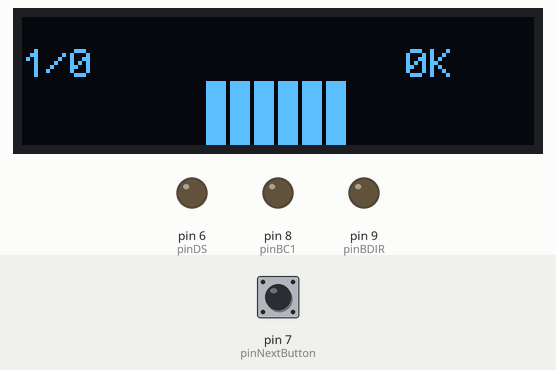
This sketch was run on a simulated Arduino Uno, built with avr-gcc and run on an emulated ATmega328P. Shown: 128×32 one-colour display, output pins drawn as LEDs (lit = HIGH). The test bench sets the inputs (shaded band); at power-on: pin 7 (pinNextButton) HIGH. Storage starts empty; pins used as bus, display or sensor lines are not drawn.

Above: at 3.2 s.
3.3 s: pin 7 (pinNextButton) pulled LOW for 3.2 s
At 6.68 s:
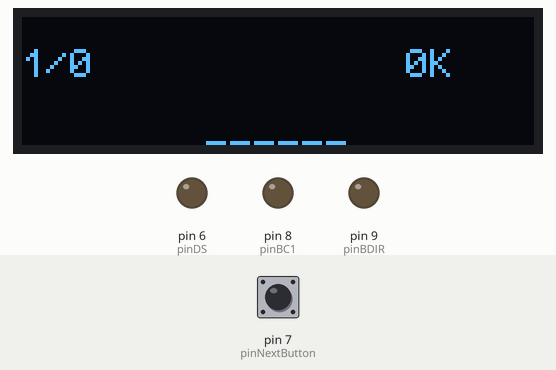
7.1 s: pin 7 (pinNextButton) pulled LOW for 1 s
8.7 s: pin 7 (pinNextButton) pulled LOW for 3.2 s
12.5 s: pin 7 (pinNextButton) pulled LOW for 0.15 s
At 13.02 s:
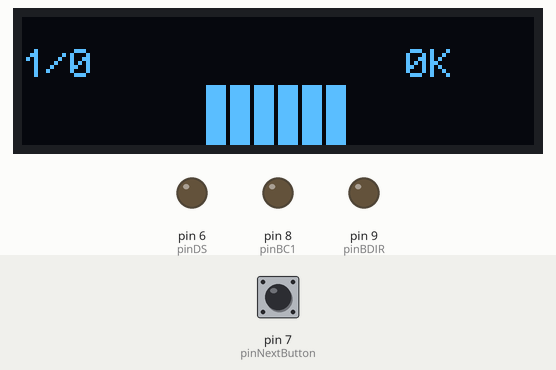
13.2 s: pin 7 (pinNextButton) pulled LOW for 0.15 s
At 13.39 s:
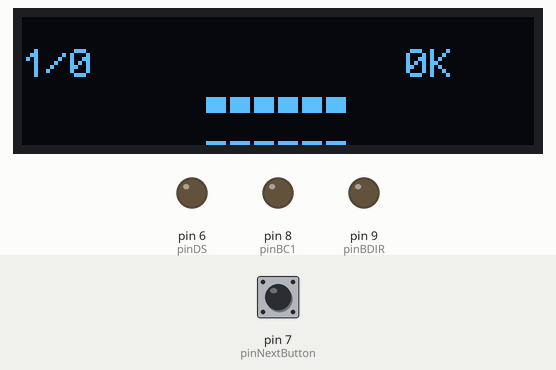
13.9 s: pin 7 (pinNextButton) pulsed LOW 2 times (0.12 s each, 0.3 s apart)
At 14.39 s:
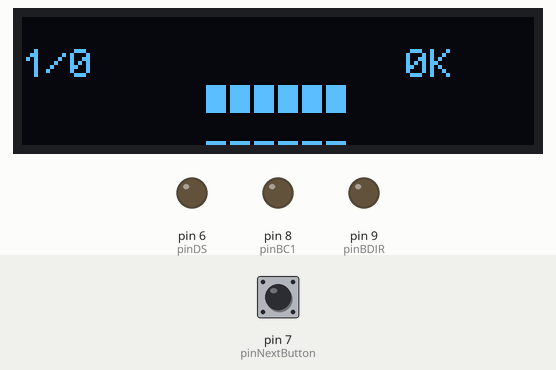
Timing chart, 0 to 16.9 s (numbered marks = the images above; inputs shaded):
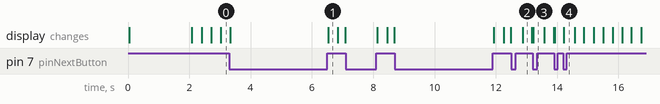

Measured:
- after the input at 12.5 s, the display: changes after 0.38 s (image 2)
- after the input at 13.2 s, the display: changes at once (image 3)
- after the input at 13.9 s, the display: first changes at once (image 4 shows a later state)

The sketch:

AY-3-8910-PSG-MusicPlayer.ino
```cpp
// This sketch plays PSG files via a AY-3-8910 which
// is a 3-voice programmable sound generator (PSG)
// Code has been optimised (mainly to save space) and will now fit on a 'ATmega168'

// This code is based on "AY-3-8910 Player Arduino OLED" hosted on PCBWAY (you can find a link to the original code that I've reworked)
// I ordered 5 PCB's from them (PCB for AY player is already designed, you just order), take a look here https://www.pcbway.com/project/shareproject/AY_3_8910_Player_Arduino_OLED.html
//
// Just noticed another sketch on github, https://gist.github.com/anteo/0e5d8867df7568a6523d54e19983d8e0
// At a guess, looks like the PCBWAY's version by Roman Kubat is based of this github version by Anton Argirov.

//TODO ... SD CARD WIH NO MUSIC

#include <SPI.h>
#include "SdFat.h"
#include "SSD1306Ascii.h"
#include "SSD1306AsciiAvrI2c.h"
#include "fudgefont.h"  // Based on the Adafruit5x7 font, with '!' to '(' changed to work as a VU BAR (8 chars)

#define VERSION ("1.1")

// *********************************************************************
// *********************************************************************
// *********************************************************************
// Pick one of thse two options for the BUFFER_SIZE to match the ATmega
// you are compiling for
//
// OPTION 1:
#define BUFFER_SIZE (256)  // ATmega328(2K) allows optimised counters
// OPTION 2:
//#define BUFFER_SIZE (64)  // ATmega168(1K) code uses a smaller buffer
// ********************************************************************
// ********************************************************************
// ********************************************************************

byte playBuf[BUFFER_SIZE];

//*** Compiler results for a ATmega168 ("cut down" pro mini with JUST 1k, Atmega238P has 2k) ***
//Sketch uses 12602 bytes (87%) of program storage space. Maximum is 14336 bytes.
//Global variables use 1009 bytes (98%) of dynamic memory, leaving 15 bytes for local variables. Maximum is 1024 bytes.
//
// Without doing something drastic the ATmega168 ONLY HAS 15 bytes free!
// SO DROPPED CACHE SIZE DOWN TO 64 bytes ON THE 1k VERSION

#if (BUFFER_SIZE==256)
#define ADVANCE_PLAY_BUFFER  circularBufferReadIndex++;
#define ADVANCE_LOAD_BUFFER  circularBufferLoadIndex++;
#else
#define ADVANCE_PLAY_BUFFER  circularBufferReadIndex++; if (circularBufferReadIndex>=BUFFER_SIZE) {circularBufferReadIndex=0;}
#define ADVANCE_LOAD_BUFFER  circularBufferLoadIndex++; if (circularBufferLoadIndex>=BUFFER_SIZE) {circularBufferLoadIndex=0;}
#endif

// Byte commands - Incoming data from file
#define  END_OF_INTERRUPT_0xFF            (0xff)
#define  END_OF_INTERRUPT_MULTIPLE_0xFE   (0xfe)
#define  END_OF_MUSIC_0xFD                (0xfd)

// Screen Ypos
#define DISPLAY_ROW_FILENAME        (0)
#define DISPLAY_ROW_FILE_COUNTER    (1)
#define DISPLAY_ROW_BYTES_LEFT      (1)
#define DISPLAY_ROW_VU_METER_TOP    (2)
#define DISPLAY_ROW_VU_METER_BOTTOM (3)

enum AYMode { INACTIVE, WRITE, LATCH };

// Arduino (Atmega) pins default to INPUT (high-impedance state)
enum {
  pinResetAY = 2,   //2 AY38910 reset
  pinClockAY,       //3 AY38910 clock - interrupt driven
  pinSHCP,        //4 74HC595 clock
  pinSTCP,        //5 74HC595 latch
  pinDS,          //6 74HC595 data
  pinNextButton,  //7 advance to next tune
  pinBC1,         //8 AY38910 BC1
  pinBDIR,        //9 AY38910 BDIR
  pinCS           //10 SD card select (CS)

  //11 MOSI (SD card)
  //12 MISO (SD card)
  //13 SCK  (SD card)

  //pin18 SDA=A4 ,   i2c OLED
  //pin19 SCL=A5
};

// AY/PSG Registers
enum {
  PSG_REG_FREQ_A_LO = 0,
  PSG_REG_FREQ_A_HI,
  PSG_REG_FREQ_B_LO,
  PSG_REG_FREQ_B_HI,
  PSG_REG_FREQ_C_LO,
  PSG_REG_FREQ_C_HI,

  PSG_REG_FREQ_NOISE,
  PSG_REG_IO_MIXER,

  PSG_REG_LVL_A,
  PSG_REG_LVL_B,
  PSG_REG_LVL_C,

  PSG_REG_FREQ_ENV_LO,
  PSG_REG_FREQ_ENV_HI,
  PSG_REG_ENV_SHAPE,

  PSG_REG_IOA,
  PSG_REG_IOB,

  PSG_REG_TOTAL
};

// 128x32 i2c OLED - 0.96".
// SDA=A4 ,  SCL=A5
#define I2C_ADDRESS (0x3C)   // used by oled
SSD1306AsciiAvrI2c oled;

SdFat  m_sd;  // takes 595 bytes
SdFile m_fp;  // takes 36 bytes
SdFile m_dir; // takes 36 bytes

enum  { FLAG_PLAY, FLAG_PLAY_NEXT_TUNE, FLAG_BUTTON_DOWN, FLAG_BUTTON_REPEAT, FLAG_REFRESH_DISPLAY };

byte playFlag;

#define VU_METER_INTERNAL_SCALE (2)  // speed scale 2^n values

uint16_t filesCount = 0;
uint16_t fileIndex = 0;  // file indexes start from zero
int interruptCountSkip = 0;   // Don't play new sequences via interrupt when this is positive (do nothing for 20ms)
uint32_t fileSize;

byte circularBufferLoadIndex;  // WARNING : this counter wraps back to zero by design
byte circularBufferReadIndex;  // WARNING : this counter wraps back to zero by design
byte volumeChannelA=0;
byte volumeChannelB=0;
byte volumeChannelC=0;

// startup the display, audit files, fire-up timers at 1.75 MHz'ish, reset AY chip
void setup() {

  //Serial.begin(9600);   // this library eats 177 bytes, remove from release
  //Serial.println(sizeof(SdFat));

  setupPins();
  setupClockForAYChip();
  resetAY();

  oled.begin(&Adafruit128x32, I2C_ADDRESS);
  oled.setFont( fudged_Adafruit5x7 ); // original Adafruit5x7 font with tweeks at start for VU meter
  oled.clear();
  oled.print(F("ver"));
  oled.println(F(VERSION));

  SD_CARD_MISSING_RETRY:
  delay(1000*2);
  // The SD card reader must keep up with the logic process (both run at 50MHz)
  if (m_sd.begin(pinCS, SD_SCK_MHZ(50))) {
    countPlayableFiles();
  } else {
    oled.println(F("Waiting for SD card"));
    goto SD_CARD_MISSING_RETRY;
  }

  bitSet(playFlag,FLAG_PLAY_NEXT_TUNE);
  bitSet(playFlag,FLAG_REFRESH_DISPLAY);
  setupProcessLogicTimer(); // start the logic interrupt up last
}

// This main loop looks after advancing to the next tune, caching and refreshing the display.
// Music data is cached from file (sd card) using a circular buffer.
void loop() {

  if (bitRead(playFlag,FLAG_PLAY_NEXT_TUNE)) {
    resetAY();
    oled.clear();  // called early as selectFile uses oled to display filename
    selectFile(fileIndex);

    oled.setCursor(0, DISPLAY_ROW_FILE_COUNTER);
    oled.print(fileIndex+1);
    oled.print(F("/"));
    oled.print(filesCount);

    fileIndex++;
    if (fileIndex >= filesCount)
       fileIndex = 0;

    bitClear(playFlag,FLAG_PLAY_NEXT_TUNE);
    bitSet(playFlag,FLAG_PLAY);
  }

  cacheSingleByteRead();  //cache more music data if needed

  if (bitRead(playFlag,FLAG_REFRESH_DISPLAY)) {

    oled.setCursor((128/2)-6-6-6,DISPLAY_ROW_VU_METER_TOP);
    displayVuMeterTopPar(volumeChannelA/VU_METER_INTERNAL_SCALE);  // dividing by 2, scaled maths used (*2 scale used setting VU meter)
    displayVuMeterTopPar(volumeChannelB/VU_METER_INTERNAL_SCALE);
    displayVuMeterTopPar(volumeChannelC/VU_METER_INTERNAL_SCALE);

    oled.setCursor((128/2)-6-6-6,DISPLAY_ROW_VU_METER_BOTTOM);
    displayVuMeterBottomPar(volumeChannelA/VU_METER_INTERNAL_SCALE);
    displayVuMeterBottomPar(volumeChannelB/VU_METER_INTERNAL_SCALE);
    displayVuMeterBottomPar(volumeChannelC/VU_METER_INTERNAL_SCALE);

    oled.setCursor(128-32, DISPLAY_ROW_BYTES_LEFT);
    oled.print(fileSize/1024);
    oled.print("K ");

    volumeChannelA--;  // drift all the VU meters down over time (values are internally scaled)
    volumeChannelB--;
    volumeChannelC--;

    bitClear(playFlag,FLAG_REFRESH_DISPLAY);
  }
}

// Configure the direction of the digital pins. (pins default to INPUT at power up)
void setupPins() {
  pinMode(pinResetAY, OUTPUT);
  pinMode(pinClockAY, OUTPUT);
  pinMode(pinSHCP, OUTPUT); // clock
  pinMode(pinSTCP, OUTPUT); // latch
  pinMode(pinDS, OUTPUT);
  // A push button switch is connected between 'pinNextButton' & ground,
  // without the need for any resistor as reference to 5V thanks to the internal pull-up. Nice.
  pinMode(pinNextButton, INPUT_PULLUP);
  pinMode(pinBC1, OUTPUT);
  pinMode(pinBDIR, OUTPUT);
  // pinMode(pinCS, INPUT);
}

// The AY38910 clock pin needs to be driven at a frequency of 1.75 MHz.
// We can get an interrupt to trigger at (16/9) 1.778 MHz ( 1.5873% difference, close enough)
//
// Noting that the ZX Spectrum's 128K's AY soundchip is fed with a 1.7734MHz clock  (CPU clock: 3.5469/2=1.77345)
// This player is mostly aimed at PSG files coming from he speccy
//
#define PERIOD  (9)                 // 9 CPU cycles (or 1.778 MHz)
void setupClockForAYChip() {
  TCCR2B = 0;                       // stop timer
  TCNT2 = 0;                        // reset timer
  TCCR2A = _BV(COM2B1)              // non-inverting PWM on OC2B (pin3)
          |_BV(WGM20)|_BV(WGM21);   // fast PWM mode, TOP=OCR2A
  TCCR2B = _BV(WGM22)|_BV(CS20);    //
  OCR2A = PERIOD - 1;               // timer2 counts from 0 to 8 (9 cycles at 16 MHz)
  OCR2B = (PERIOD / 2) - 1;         // duty cycle (remains high count part)
}

// Clear Timer on Compare
// Interrupt on "Timer/Counter1 Compare Match A" (see ISR function)
// 16000000 (ATmega16MHz) / 256 prescaler = 62500ms , 62500ms / 1250 counts = 50ms
// 1000ms / 50ms = 20ms
void setupProcessLogicTimer() {
  cli();                            // Disable interrupts while setting up
  TCCR1A = 0;                       // Timer/Counter Control register
  TCNT1 = 0;                        // Timer/Counter Register
  TCCR1B = _BV(WGM12) | _BV(CS12);  // CTC mode,256 prescaler
  TIMSK1 = _BV(OCIE1A);             // Enable timer compare interrupt
  OCR1A = 1250;  	                  // compared against TCNT1 if same ISR is called
  sei();                            // enable interrupt
}

void countPlayableFiles() {
 // SdFile* file = (SdFile*)playBuf;  // buffers not currently in use, so putting it to good use :)
  if (m_dir.open("/", O_READ)) {  // is never closed, as we are using rewind later.
    while (m_fp.openNext(&m_dir, O_READ)) {
      if (m_fp.isFile()) {
         if (isFilePSG()) {
          filesCount++;
         }
      }
      m_fp.close();
    }
    // *** m_dir.close();  Don't close, this is fine - We just leave it open forever  ***
  }
}

void selectFile(uint16_t fileIndex) {
  m_fp.close();  // FUDGE
  m_dir.rewind();  // is always left open, so we just rewind
  uint16_t k = 0;
  while (m_fp.openNext(&m_dir, O_READ)) {
    if (m_fp.isFile()) {
      if (isFilePSG()) {
        if (k == fileIndex) {
          fileSize = m_fp.fileSize();
          oled.setCursor(0,DISPLAY_ROW_FILENAME);
          // We can safely use the play buffer here to save dynamic memory.
          m_fp.getName((char*)playBuf,22);  // 21 characters (+1 for null).  128pixel display using 'Adafruit5x7' font i.e 128/(5+gap of 1)
          oled.print((char*)playBuf);
          advancePastHeader();
          break;  // Found it - leave this file open, cache takes over from here on and process it.
        }
      }
      k++;
    }
    m_fp.close(); // This isn't the file you're looking for, continue looking.
  }
}

// Reads a single byte from the SD card into the cache (circular buffer)
// Anything after EOF sets a END_OF_MUSIC_0xFD command into the cache
// which will trigger a FLAG_PLAY_NEXT_TUNE.
void cacheSingleByteRead() {
  if (circularBufferLoadIndex == circularBufferReadIndex - 1)  // cache is behind, wait for it to refill
    return ;
  if (circularBufferLoadIndex == (BUFFER_SIZE - 1) && circularBufferReadIndex == 0)  // cache is behind
     return ;

  if (m_fp.available()) {
    playBuf[circularBufferLoadIndex] =  m_fp.read();
    fileSize--;
  }
  else {
     playBuf[circularBufferLoadIndex] = END_OF_MUSIC_0xFD;
  }
  ADVANCE_LOAD_BUFFER
}

// Skip header information
// Example of Header(16 bytes) followed by the start of the raw byte data
// HEADER: 50 53 47 1A 00 00 00 00 00 00 00 00 00 00 00 00
// DATA  : FF FF 00 F9 06 16 07 38 FF 00 69 06 17 FF 00 F9 ...
//         ^^ ^^
void advancePastHeader() {
  circularBufferLoadIndex = circularBufferReadIndex = 0;
  while (m_fp.available()) {
    byte b = m_fp.read();
    if (b == 0xFF) {
      // The raw data always starts with two 0xFF's, we use this FF marker to skip past the header.
      // Note: We only need to find the first FF.. the player code will see the next FF
      //       and treat it as a do nothing 20ms pause.  I have no idea if that's the plan for this PSG format
      //       I'm doubting anyone will care (i.e. instead do two FF's skips and so no 20ms pause).
      break;
    }
  }
}

// Reset AY chip to stop sound output
// Reset line needs to go High->Low->High for AY38910/12
// Reset pulse width must be 500ns (min), this comes from the AY38910/12 datasheet.
void resetAY() {
  setAYMode(INACTIVE);
  digitalWrite(pinResetAY, LOW); // just assume it starts high - we only care about the low edges
  delay(1);  // to be safe
  digitalWrite(pinResetAY, HIGH);
  //delay(1);
}

// NOTE: BC2 tied to +5v
// ----------------------------------
// BDIR   BC2   BC1   PSG FUNCTION
// ----+-----+-----+-----------------
// 0      1      0    INACTIVE
// 0      1      1    READ FROM PSG (not needed)
// 1      1      0    WRITE TO PSG
// 1      1      1    LATCH ADDRESS
// ----------------------------------

// Generate two bus control signals for AY/PSG pins (BDIR and BC1) over the port
// PORTB maps to Arduino digital pins 8 to 13 (PB0 to PB5)
// pins (PB6 and PB7) are not available ( 16MHz crytsal is connected with XTAL2/PB6 and XTAL1/PB7 )
void setAYMode(AYMode mode) {
  switch (mode) {
    case INACTIVE:  PORTB &= _BV(PB7)|_BV(PB6)|_BV(PB5)|_BV(PB4)|_BV(PB3)|_BV(PB2); break;  // (B11111100)
    case WRITE:     PORTB |= _BV(PB1); break;             // output: pin 9     (B00000010)
    case LATCH:     PORTB |= _BV(PB1)|_BV(PB0);  break;   // output: pins 8,9  (B00000011)
  }
}

//-------------------------------------------------------------------------------------------------
//  Operation                    Registers       Function
//--------------------------+---------------+------------------------------------------------------
// Tone Generator Control        R0 to R5        Program tone periods
// Noise Generator Control       R6              Program noise period
// Mixer Control                 R7              Enable tone and/or noise on selected channels
// Amplitude Control             R8 to R10       Select "fixed" or "envelope-variable" amplitudes
// Envelope Generator Control    R11 to R13      Program envelope period and select envelope pattern
//-------------------------------------------------------------------------------------------------
// Send latching data via 74HC595 to AY chip + Update VU meter
// (74HC595 used as limited amount of pins available on a Arduino pro mini)
// NOTE: *** Used by interrupt, keep code lightweight ***
void writeAY( byte port , byte control ) {
  if (port < PSG_REG_TOTAL) {

    setAYMode(LATCH);           // latch AY reg address with 74HC595
    latchOutput(port);          // Send reg addess to the 74HC595

    setAYMode(INACTIVE);

    setAYMode(WRITE);           // Signal a write
    latchOutput(control);       // Send control register to the 74HC595

    // ABOVE - BUG..MAYBE FIXED ... now latching first for both port and control data
    // need to look into this to understand hardware side bit more

    switch (port) {
      case PSG_REG_LVL_A: volumeChannelA = control*VU_METER_INTERNAL_SCALE; break;   // *2 for scaled maths (VU meter speed)
      case PSG_REG_LVL_B: volumeChannelB = control*VU_METER_INTERNAL_SCALE; break;
      case PSG_REG_LVL_C: volumeChannelC = control*VU_METER_INTERNAL_SCALE; break;
      case PSG_REG_ENV_SHAPE: if (control==255) return;  // Envelope bugfix ???? NOT TESTED
    }
    //using above volume block as a hold time (500ns!) after a write before going inactive ????
    setAYMode(INACTIVE);        // Inactive ready for the next AY latch
  }
}

void latchOutput(byte value) {
    digitalWrite(pinSTCP, LOW);                 // Hold 74HC595 latchPin low for transmit
    shiftOut(pinDS, pinSHCP, MSBFIRST, value);  // send selected registers to 74HC595
    digitalWrite(pinSTCP, HIGH);                // 74HC595 latch pin high we are done dont listen any more
}

// PSG music format (body)
// [0xff]              : End of interrupt (EOI) - waits for 20 ms
// [0xfe],[byte]       : Multiple EOI, following byte provides how many times to wait 80ms.
// [0xfd]              : End Of Music
// [0x00..0x0f],[byte] : PSG register, following byte is accompanying data for this register
// (Again... This method need to be lightweight as it's part of the interrupt)
void playNotes() {
  while (isCacheReady()) {
    byte b = playBuf[circularBufferReadIndex];
    ADVANCE_PLAY_BUFFER    // NOTE: for ALL cases... will need to undo later if cache is not ready.
    switch(b) {
       case END_OF_INTERRUPT_0xFF: return;
       case END_OF_INTERRUPT_MULTIPLE_0xFE:
          if (isCacheReady()) {
            b = playBuf[circularBufferReadIndex];
            ADVANCE_PLAY_BUFFER

            if ((b==0xff) && (fileSize/32==0) )  {
                // Some tunes have very long pauses at the end (caused by repeated sequences of "0xfe 0xff").
                // For example "NewZealandStoryThe.psg" has a very long pause at the end, I'm guessing by design to handover to the ingame tune.
               interruptCountSkip=4;  // 4 works well for me! Forcing shorter pauses, but only when nearing the end of the tune and its FF
               resetAY();
               // keeps doing this special timing adjustment for the last 32 bytes read
            }
            else {
               if (!bitRead(playFlag,FLAG_BUTTON_REPEAT)) {
                interruptCountSkip = b<<2;  //   x4, to make each a 80 ms wait
               }
            }
            return;
          }else {
			      // Can't do the above just yet as the cache is not ready, need to wait a bit.  We need to replay the last while loop command again.
            circularBufferReadIndex--;
          }
       break;
       case END_OF_MUSIC_0xFD:   bitSet(playFlag,FLAG_PLAY_NEXT_TUNE);  return;
       default:  // 0x00 to 0xFC
          if (isCacheReady()) {
            writeAY(b, playBuf[circularBufferReadIndex]);
            ADVANCE_PLAY_BUFFER
          } else {
		        // same as above - cache not ready, need to wait a bit.
            circularBufferReadIndex--;
          }
       break;
    }
  }
}

// Timer/Counter1 Compare Match A
// 20ms
ISR(TIMER1_COMPA_vect) {
  if (digitalRead(pinNextButton) == LOW) {
      // Reusing 'interruptCountSkip' here, it's being used as a button press repeat delay.
      if (!bitRead(playFlag,FLAG_BUTTON_DOWN)) {
        resetAY();
        interruptCountSkip=1024+60;
        volumeChannelA = volumeChannelB = volumeChannelC = 0;
      }
      if (interruptCountSkip < 1024) {
        interruptCountSkip=1024 + 22;
        bitSet(playFlag,FLAG_PLAY_NEXT_TUNE);
        bitSet(playFlag,FLAG_BUTTON_REPEAT);
      }
      bitSet(playFlag,FLAG_BUTTON_DOWN);
      interruptCountSkip--;
  }else {
     if (bitRead(playFlag,FLAG_BUTTON_DOWN)) {
        bitClear(playFlag,FLAG_BUTTON_DOWN);
        if (!bitRead(playFlag,FLAG_BUTTON_REPEAT)) {
          bitSet(playFlag,FLAG_PLAY_NEXT_TUNE);
        }
        bitClear(playFlag,FLAG_BUTTON_REPEAT);
        interruptCountSkip=0;  // finished reusing this variable, giving it back with correct state
     };
  }

  if ( bitRead(playFlag,FLAG_PLAY_NEXT_TUNE) || (--interruptCountSkip > 0)){
    return;
  }

  bitSet(playFlag,FLAG_REFRESH_DISPLAY);  // notify main loop to refresh the display (keeping slow things away/outside from the interrupt)

  if (interruptCountSkip>0){
     interruptCountSkip--;
  }else{
    playNotes();
  }
}

// Q: Why top and bottom functions?
// A: Two character are joined to make a tall VU meter.
inline void displayVuMeterTopPar(byte volume) {
  if (volume>=8){
    // Note: x8 characters have been redefined for the VU memter starting from '!'
    oled.print( (char) ('!' + (((volume)&0x07)) ) );
    oled.print( (char) ('!' + (((volume)&0x07)) ) );
  }
  else {
    oled.print( F("  ") );  // nothing to show, clear.  (F() puts text into program mem)
  }
}
inline void displayVuMeterBottomPar(byte volume) {
  if (volume<8) {
    // Note: x8 characters have been redefined for the VU memter starting from '!'
    oled.print( (char) ('!' + (((volume)&0x07)) ) );
    oled.print( (char) ('!' + (((volume)&0x07)) ) );
  }
  else {
   oled.print( F("(("));  // '(' is redefined as a solid bar for VU meter
  }
}

// Returns true when data is waiting and ready on the cache.
bool isCacheReady() {
  return circularBufferReadIndex != circularBufferLoadIndex;
}

// Here we are checking for the "PSG" file header, byte by byte.
bool isFilePSG() {
  // Doing every little bit to save some dynamic memory.
  // Could put "PSG" in program mem, but that would still require a counter eating away at the stack (yes one byte but I'm very low on mem)
  return (m_fp.available() && m_fp.read() == 'P' && m_fp.available() &&  m_fp.read()=='S' && m_fp.available() && m_fp.read()=='G');
}
```

Source omitted: fudgefont.h (data table, 5042 bytes)
